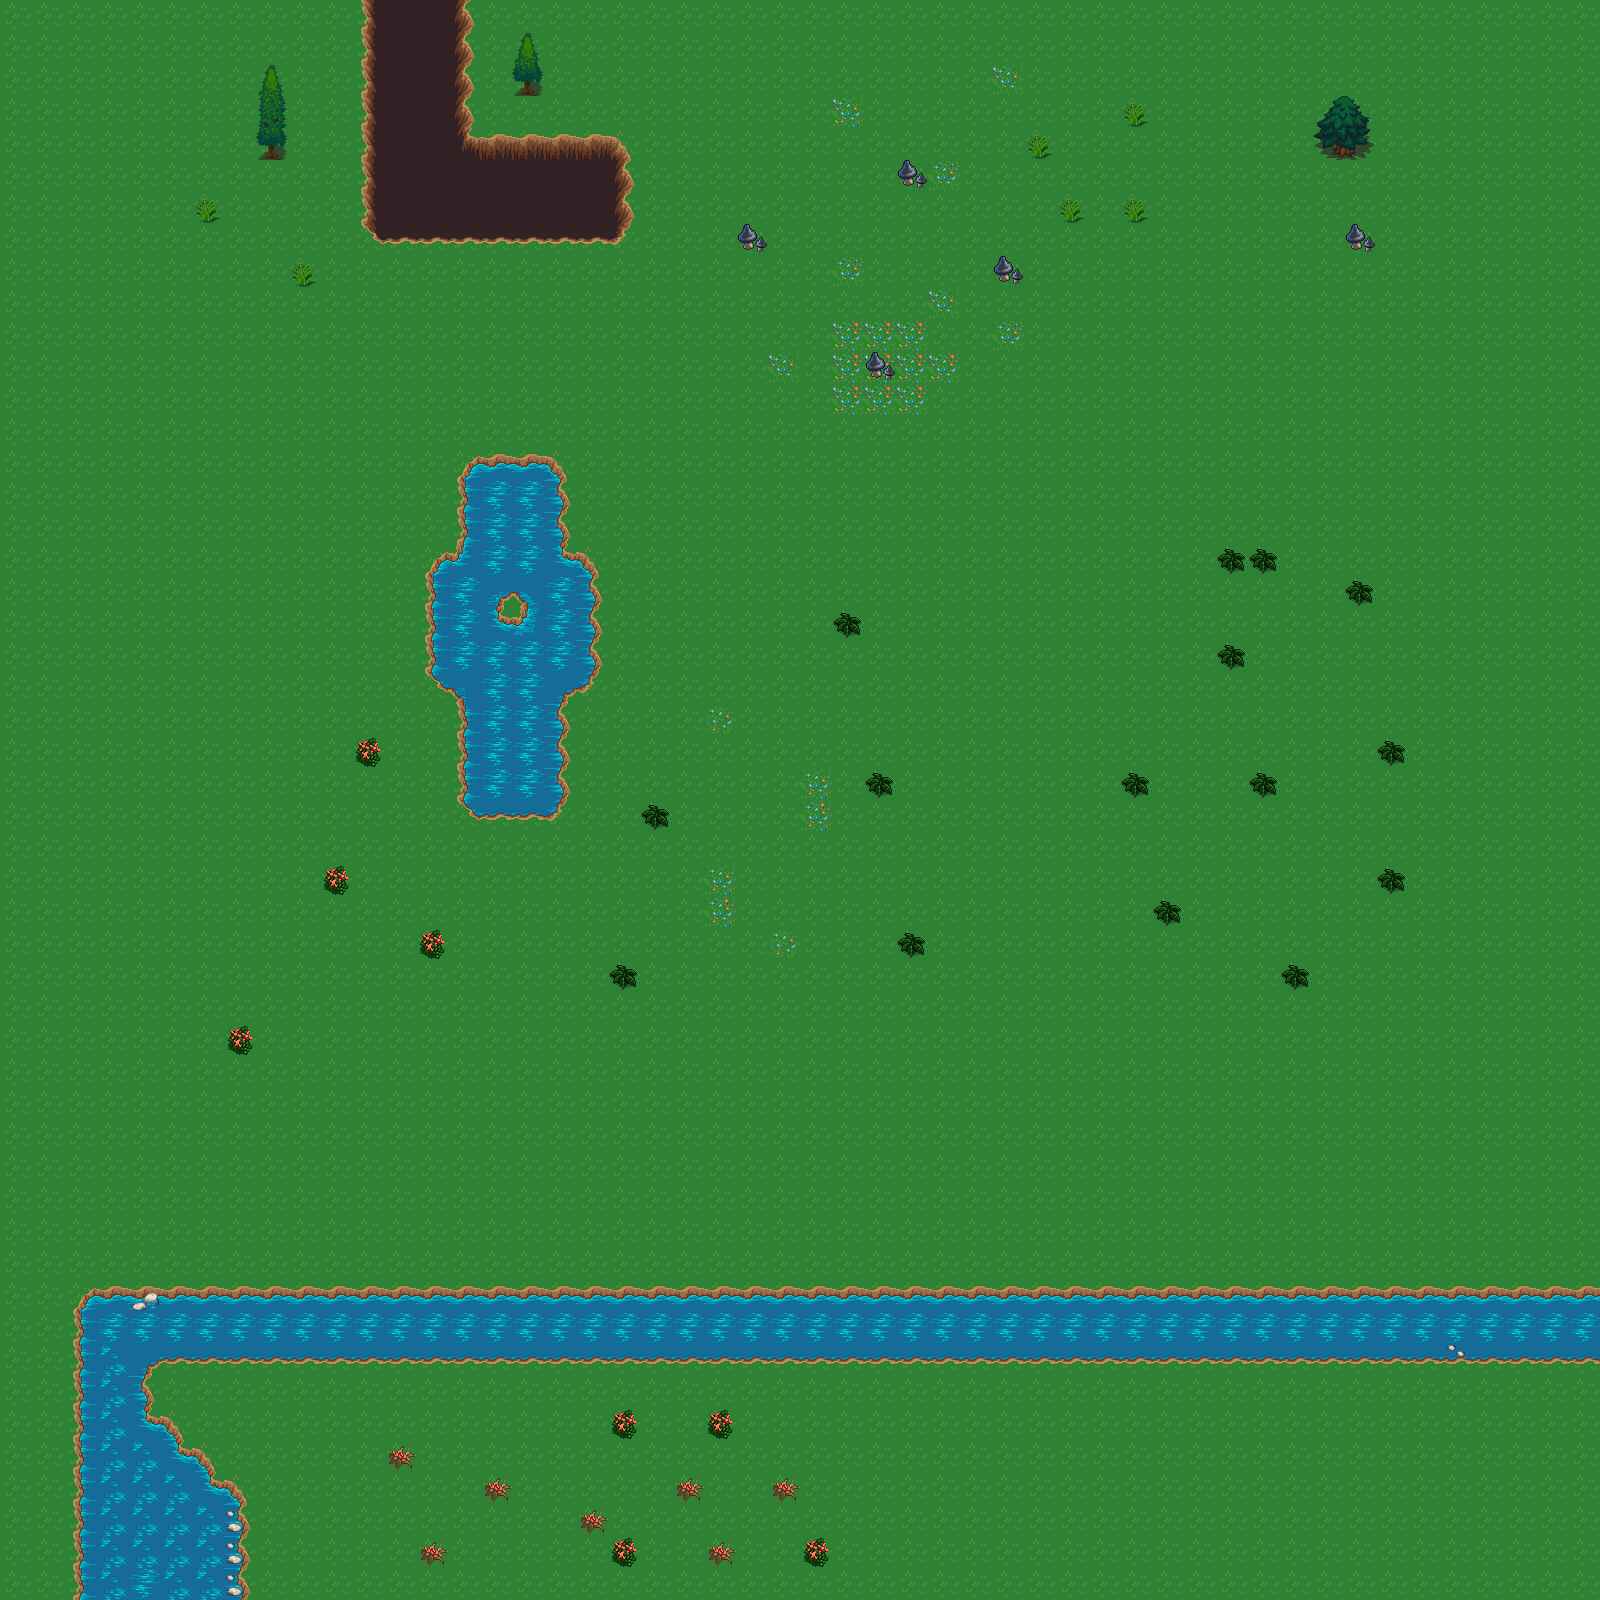

This game map was drawn from its Tiled (.tmx) file and the tilesets committed beside it. A one-line description and the trimmed map source follow:
An orthogonal 50x50 tile map with 32x32 px tiles, 3 tile layers (Tile Layer 1, Tile Layer 2, Tile Layer 3).

<map version="1.10" tiledversion="1.10.1" orientation="orthogonal" renderorder="right-down" width="50" height="50" tilewidth="32" tileheight="32" infinite="0" nextlayerid="4" nextobjectid="1">
 <tileset firstgid="1" source="../../Tile Sets/Forest.tsx" />
 <layer id="1" name="Tile Layer 1" width="50" height="50">
  <data>[2500 cells, 2500 non-empty, 3 distinct tile ids]</data>
 </layer>
 <layer id="2" name="Tile Layer 2" width="50" height="50">
  <data>[2500 cells, 359 non-empty, 46 distinct tile ids]</data>
 </layer>
 <layer id="3" name="Tile Layer 3" width="50" height="50">
  <data>[2500 cells, 5 non-empty, 1 distinct tile ids]</data>
 </layer>
</map>
